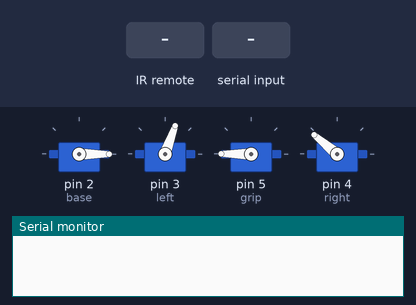
A sketch run on a simulated Arduino Uno, built with avr-gcc and run on an emulated ATmega328P. Shown: 4 × servo, the last lines printed to the serial monitor. The inputs (shaded band) are chosen by the test bench.

Above: at 6.2 s.
6.3 s: infrared code 0x1FE50AF received
At 6.45 s:
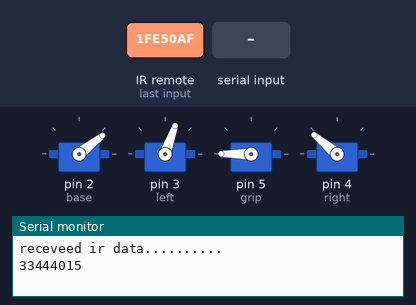
At 8.6 s:
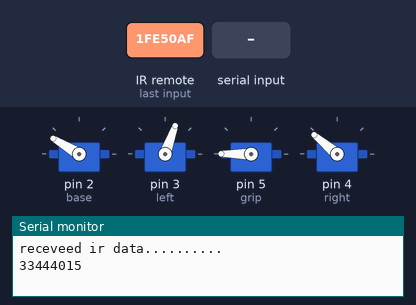
9.3 s: "D90\n" received over Serial
At 12.8 s:
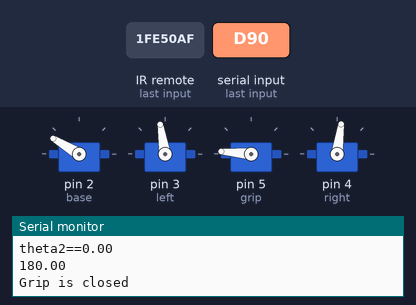
18.3 s: "D,45\n" received over Serial
Timing chart, 0 to 30.3 s (numbered marks = the images above; inputs shaded):
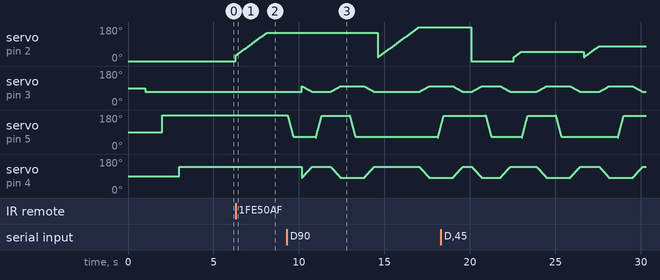

The sketch:

change_arm_robot_with_ir_and_bluetoothupfatesesssssssss.ino
```cpp
/*
=======================MevArm V1.0=========================
This is first version of mavarm .
Pick and place function is programmed here.

This code is made in maverickden by vishal Patil .
In case of any query go to our webside.
This may resullt in copy right please do not copy or try to modified the code for personal use.
It may be committed for legle panelty.
It is property of maverickden.
=============================================================
*/
#include "function.h"
#include <IRremote.h>
const int ir_sensore_pin1 = 10;
IRrecv irrecv(ir_sensore_pin1);
decode_results results;

void setup()
{

Serial.begin(9600);
 irrecv.enableIRIn();
base.attach(2);
left.attach(3);
grip.attach(5);
right.attach(4);
base.write(0);
delay(1000);
left.write(70);
delay(1000);
grip.write(180);
delay(1000);
right.write(140);
delay(2000);

 button1 = false;
  button2 = false;
  button3 = false;
  button4 = false;
  button5 = false;
  button6 = false;
  button7 = false;
  button8 = false;
}

void loop()
{
//========================================================================
  if (irrecv.decode(&results))
  {
    Serial.println("receveed ir data..........");
    temp2 = results.value;
    irrecv.resume(); // Receive the next value
    //temp2 = -temp2;
    Serial.println(temp2);
    if(temp2 != -1)
    {
      _k = temp2;
    }
}
//Serial.println(_k);
    if(Serial.available()>0)
 {
  char data=Serial.read();
out=out+data;

if(data=='D')
{
   _a= out.indexOf('A');
 X1 = out.substring(0, _a);
 Serial.print("X1=");
 Serial.println(X1);
  _b= out.indexOf('B');
 Y1= out.substring( (_a+1),_b);
  Serial.print("Y1=");
 Serial.println(Y1);
  _c= out.indexOf('C');
 X2= out.substring( (_b+1),_c);
  Serial.print("X2=");
 Serial.println(X2);
  _d= out.indexOf('D');
 Y2= out.substring( (_c+1),_d);
  Serial.print("Y2=");
 Serial.println(Y2);

hypo1=sqrt(sq(middlepoint-X1.toInt())+sq(Y1.toInt()));
theta1=asin((Y1.toInt()/hypo1));
hypo2=sqrt(sq(X2.toInt()-middlepoint)+sq(Y2.toInt()));
theta2=asin((Y2.toInt()/hypo2));
theta1=(theta1*180)/pi;
theta2=(theta2*180)/pi;
angle=180-(theta1+theta2);
Serial.print("theta1==");
Serial.println(theta1);
Serial.print("theta2==");
Serial.println(theta2);
Serial.println(angle);

gripopen();
delay(300);
back();
for(pos = 20; pos < (int)theta1; pos += 1)
  { base.write(pos); delay(15);}
// base.write((int)theta1);
// front();
 gripclose();
 delay(300);
 front();
 delay(300);
 gripopen();
 delay(300);
 back();
 for(pos = 20; pos < (int)angle; pos += 1)
  { base.write(pos); delay(15);}
 //base.write((int)angle);
 front();
 delay(300);
 gripclose();
 delay(300);
 back();
 //delay(300);
 //gripopen();
 delay(300);
// back();
 base.write(0);
 front();
   out="";
 theta1=0;
 theta2=0;
 data="";
}
 }

 remote();
// bluetooth();
_k=0;
temp2=0;
//delay(1000);
   //==============================================================================
   /*
sright();
delay(100);
gripopen();
delay(100);
front();
delay(100);
gripclose();
delay(100);
back();
delay(100);
sleft();
delay(100);
front();
delay(100);
gripopen();
delay(100);
back();
delay(100);*/
}
```

function.h
```cpp
#include "variable.h"

#include <Servo.h>

//---------========
Servo base;
Servo left;
Servo grip;
Servo right;


void back()
{rref=80;
  lref=100;
  for(int i=1;i<=30;i++)
{  left.write(lref);
  right.write(rref);
  rref=rref+2;
  lref--;
  delay(20);
 }
delay(200);
}

void front()
{
rref=140;
lref=70;
for(int i=1;i<=30;i++)
{
left.write(lref);
right.write(rref);
rref=rref-2;
lref++;
delay(20);
}
delay(200);
}
void gripopen()
{for(pos = 179; pos >60; pos -= 5)
  { grip.write(pos);
    delay(15);
  }
delay(200);
}
void gripclose()
 {for(pos = 60; pos <179; pos += 5)
  {
    grip.write(pos);
    delay(15);
  }
  Serial.println("Grip is closed");
  delay(200);
  }

void sright ()
 {for(pos = 30; pos < 150; pos += 1)
  { base.write(pos); delay(15);}delay(200);}
void sleft()
 {for(pos = 150; pos >30; pos -= 1)
  {base.write(pos);delay(15); }delay(200);}

  void remote()
  {
    if(_k==remotebutton1)
   {
    if(!button1)
      {
     sright();
   delay(100);
      button1=true;
      }
      else if(button1)
      {
       sleft();
       delay(100);
      button1=false;
      }

   }
   else if(_k==remotebutton3)
   {
    if(!button3)
      {
       gripopen();
     delay(100);
      button3=true;
      }
      else if(button3)
      {
       gripclose();
       delay(100);
      button3=false;
      }

   }
    else if(_k==remotebutton4)
   {
     if(!button4)
      {
      front();
     delay(100);
      button4=true;
      }
      else if(button4)
      {
       back();
       delay(100);
      button4=false;
      }

   }
  }
//===============================================================================
  void bluetooth()
  {
    if(Serial.available()>0)
 {
  char data=Serial.read();
out=out+data;

if(data=='D')
{
   _a= out.indexOf('A');
 X1 = out.substring(0, _a);
 Serial.print("X1=");
 Serial.println(X1);
  _b= out.indexOf('B');
 Y1= out.substring( (_a+1),_b);
  Serial.print("Y1=");
 Serial.println(Y1);
  _c= out.indexOf('C');
 X2= out.substring( (_b+1),_c);
  Serial.print("X2=");
 Serial.println(X2);
  _d= out.indexOf('D');
 Y2= out.substring( (_c+1),_d);
  Serial.print("Y2=");
 Serial.println(Y2);

hypo1=sqrt(sq(middlepoint-X1.toInt())+sq(Y1.toInt()));
theta1=asin((Y1.toInt()/hypo1));
hypo2=sqrt(sq(X2.toInt()-middlepoint)+sq(Y2.toInt()));
theta2=asin((Y2.toInt()/hypo2));
theta1=(theta1*180)/pi;
theta2=(theta2*180)/pi;
angle=180-(theta1+theta2);
Serial.print("theta1==");
Serial.println(theta1);
Serial.print("theta2==");
Serial.println(theta2);
Serial.println(angle);

gripclose();
delay(300);
back();
for(pos = 20; pos < (int)theta1; pos += 1)
  { base.write(pos); delay(15);}
// base.write((int)theta1);
// front();
 gripopen();
 delay(300);
 front();
 delay(300);
 gripclose();
 delay(300);
 back();
 for(pos = 20; pos < (int)angle; pos += 1)
  { base.write(pos); delay(15);}
 //base.write((int)angle);
 front();
 delay(300);
 gripopen();
 delay(300);
 back();
 delay(300);
 gripclose();
 delay(300);
// back();
 base.write(0);
 front();
   out="";
 theta1=0;
 theta2=0;
 data="";
}
 }

  }
```

variable.h
```cpp
int pos = 0;
int rref,lref;
const int rmin=80;
const int rmax=140;
const int lmin=70;
const int lmax=100;
int iparray[2][1];
int oparray[3][1];
int cntarray[2][2]={rmin,rmax,lmin,lmax};
int kr,kl,kb;

long int temp2;
long int _k=0;

long int remotebutton1 = 33444015;
long int remotebutton2 = 33478695;
long int remotebutton3 = 33486855;
long int remotebutton4 =33435855;
long int remotebutton5 = 33468495;
long int remotebutton6 = 33452175;
long int remotebutton7 = 33423615;
long int remotebutton8 = 33484815;
long int remotebutton9 = 33462375;

bool button1;
bool button2;
bool button3;
bool button4;
bool button5;
bool button6;
bool button7;
bool button8;

String out="";
String X1 = "";
String Y1="";
String X2="";
String Y2="";

int _a=0;
int _b=0;
int _c=0;
int _d=0;

#define pi 3.142

int middlepoint=15;
float hypo1,hypo2;
float angle, theta1,theta2;
```

Measured:
- after the input at 6.3 s, servo on pin 2 (base): moves from 0° to 149° over 1.8 s, starting at once
